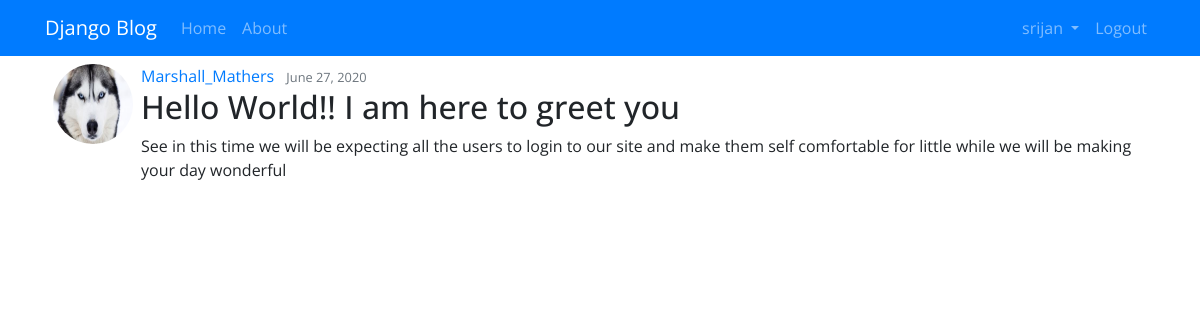
Page /post/11/ (signed in) on the committed database.
### blog/models.py (models this page shows, shortened)
class Post(models.Model):
    title=models.CharField(max_length=100)
    content=models.TextField()
    date_posted=models.DateTimeField(default=timezone.now)
    author=models.ForeignKey(User,on_delete=models.CASCADE)
    class Meta:
        ordering=['-title']

### users/models.py (models this page shows, shortened)
class Profile(models.Model):
    user=models.OneToOneField(User,on_delete=models.CASCADE)
    image=models.ImageField(default='default.png',upload_to='profile_pics')

### blog/views.py (the view)
# urls.py: path('post/<int:pk>/',PostDetailView.as_view(), name="blog-detail"),
class PostDetailView(objectViewedMixin ,DetailView):
    model = Post

### analytics/mixins.py (called while the page is built)
    def get_context_data(self,*arg,**kwargs):
        context=super(objectViewedMixin,self).get_context_data(*arg,**kwargs)
        request=self.request
        instance=context.get('object')
        if instance:
            object_viewed_signal.send(instance.__class__,instance=instance,request=request)
        return context

### analytics/models.py (called while the page is built)
def object_viewed_receiver(sender,instance,request,*args,**kwargs):
    c_type=ContentType.objects.get_for_model(sender)
    new_view_obj=objectViewed.objects.create(
        user=request.user,
        content_type=c_type,
        object_id=instance.id
    )

### blog/templates/blog/post_detail.html (shortened to what this page needs)
{% extends 'blog/base.html' %}
{% block content %}
        <article class="media content-section m-2">
        <img src="{{ object.author.profile.image.url }}" alt="!!" class="img-responsive rounded-circle mr-2" style="height:80px; width:80px;">
            <div class="media-body">
                <div class="article-metadata">
                    <a  class="mr-2" href="{% url 'profile' %}"> {{object.author}} </a>
                    <small class="text-muted"> {{object.date_posted|date:"F d, Y"}} </small>
                </div>
                <h2 class="artical-title"> {{object.title}}</h2>
                <p class="artical-content"> {{object.content}} </p>
            </div>
        </article>
    {% endblock content %}

### blog/templates/blog/base.html (shortened to what this page needs)
<!doctype html>
{% load static %}
<html lang="en">
  <head>
    <link rel="stylesheet" href="https://stackpath.bootstrapcdn.com/bootstrap/4.5.0/css/bootstrap.min.css">
    <link rel="stylesheet" href="{% static 'blog/base.css' %}">
  </head>
  <body>
    <header>
        <nav class="navbar sticky-top navbar-expand-lg navbar-dark bg-primary">
          <div class="container">
            <a class="navbar-brand" href=" {% url 'blog-home' %} ">Django Blog</a>
                <div class="collapse navbar-collapse" id="navbarSupportedContent">
                    <div class="navbar-nav mr-auto">
                        <a class="nav-link" href=" {% url 'blog-home' %} ">Home <span class="sr-only">(current)</span></a>
                        <a class="nav-link" href="{% url 'blog-about' %}">About</a>
                    </div>
                    <div class="navbar-nav">
                      {% if user.is_authenticated %}
                        <li class="nav-item dropdown">
                          <a class="nav-link dropdown-toggle" href="#" id="navbarDropdown" role="button" data-toggle="dropdown" aria-haspopup="true" aria-expanded="false">
                            {{user.username}}
                          </a>
                        </li>
                        <a class="nav-link" href="{% url 'logout' %}">Logout</a>
                      {% else %}
                        <a class="nav-link" href="{% url 'login' %}">LogIn</a>
                        <a class="nav-link" href="{% url 'register' %}">Register</a>
                      {% endif %}
                  </div>
                </div>
              </div>
        </nav>
    </header>
    <div class="container">
        {% block content %}
        {% endblock content %}
    </div>
  </body>
</html>

### blog/static/blog/base.css (style rules this page uses)
body { font-family: 'Open Sans', sans-serif; }
nav { position: sticky; }

### rows in the picture
Post: author.profile.image (picture), author "Marshall_Mathers", date_posted "June 27, 2020", title "Hello World!! I am here to greet you", content "See in this time we will be expecting all the users to login to our site and make them self comfortable for little while we will be making your day wonderful"

### other values in the picture
{{ user.username }} "srijan"
